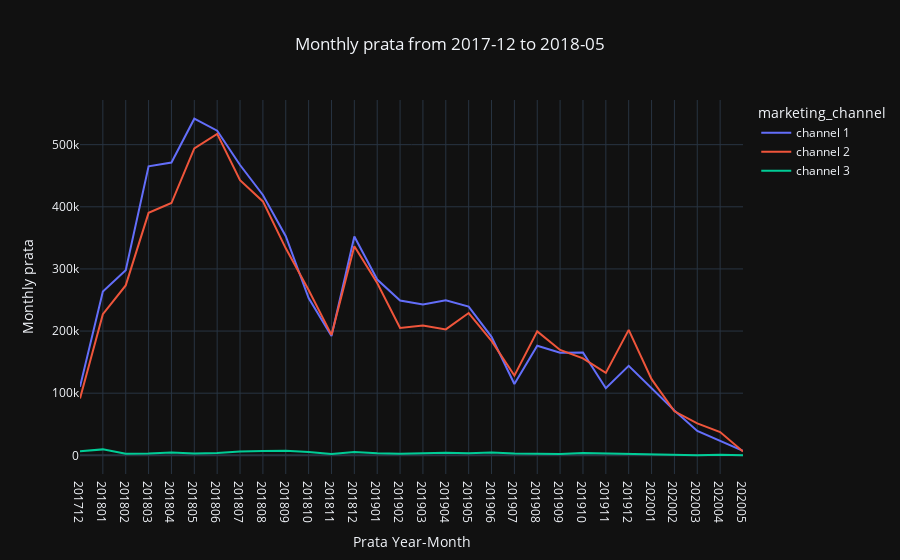

Notebook code cell kept with this figure:
### Code cell
line_fig = px.line(df_total_prata_mkt, 
                   x = 'dt_reg_YearMonth', 
                   y = 'prata_spent', 
                   color='marketing_channel',
                   title = "Monthly prata from 2017-12 to 2018-05", 
                   template = 'plotly_dark')

line_fig.update_layout(title_x=0.5, 
                       showlegend=True, 
                       xaxis={"type": "category"}, 
                       xaxis_title="Prata Year-Month", 
                       yaxis_title="Monthly prata"
                      )

line_fig.show(config={'displaylogo': False})

# We also need to find which customers were supposed to buy at this end and 
#didnt buy and imrovements that we can do on a high level

### Figure 1 — Plotly figure (JSON) as saved in the notebook; plotly's stock layout.template omitted (floating-point values rounded to 4 significant figures)
{"data": [{"hovertemplate": "marketing_channel=channel 1<br>dt_reg_YearMonth=%{x}<br>prata_spent=%{y}<extra></extra>", "legendgroup": "channel 1", "line": {"color": "#636efa", "dash": "solid"}, "marker": {"symbol": "circle"}, "mode": "lines", "name": "channel 1", "orientation": "v", "showlegend": true, "type": "scatter", "x": [201712, 201801, 201802, 201803, 201804, 201805, 201806, 201807, 201808, 201809, 201810, 201811, 201812, 201901, 201902, 201903, 201904, 201905, 201906, 201907, 201908, 201909, 201910, 201911, 201912, 202001, 202002, 202003, 202004, 202005], "xaxis": "x", "y": [110400.0, 263500.0, 297945, 465200.0, 471300.0, 541800.0, 522500.0, 467200.0, 419000.0, 352600.0, 253100.0, 192100.0, 352300.0, 282900.0, 249000.0, 242800.0, 249600.0, 239400.0, 190800.0, 114800.0, 176300.0, 165000.0, 165600.0, 108000.0, 143900.0, 107800.0, 72090.0, 39230.0, 23650.0, 7349.0], "yaxis": "y"}, {"hovertemplate": "marketing_channel=channel 2<br>dt_reg_YearMonth=%{x}<br>prata_spent=%{y}<extra></extra>", "legendgroup": "channel 2", "line": {"color": "#EF553B", "dash": "solid"}, "marker": {"symbol": "circle"}, "mode": "lines", "name": "channel 2", "orientation": "v", "showlegend": true, "type": "scatter", "x": [201712, 201801, 201802, 201803, 201804, 201805, 201806, 201807, 201808, 201809, 201810, 201811, 201812, 201901, 201902, 201903, 201904, 201905, 201906, 201907, 201908, 201909, 201910, 201911, 201912, 202001, 202002, 202003, 202004, 202005], "xaxis": "x", "y": [91280.0, 227100.0, 273500.0, 390300.0, 406100.0, 494000.0, 517400.0, 442800.0, 408700.0, 333100.0, 266000.0, 193900.0, 336600.0, 277400.0, 205000.0, 209000.0, 202700.0, 229000.0, 184100.0, 128300.0, 199500.0, 169600.0, 156100.0, 132600.0, 201900.0, 122600.0, 70850.0, 51320.0, 37360.0, 5976.0], "yaxis": "y"}, {"hovertemplate": "marketing_channel=channel 3<br>dt_reg_YearMonth=%{x}<br>prata_spent=%{y}<extra></extra>", "legendgroup": "channel 3", "line": {"color": "#00cc96", "dash": "solid"}, "marker": {"symbol": "circle"}, "mode": "lines", "name": "channel 3", "orientation": "v", "showlegend": true, "type": "scatter", "x": [201712, 201801, 201802, 201803, 201804, 201805, 201806, 201807, 201808, 201809, 201810, 201811, 201812, 201901, 201902, 201903, 201904, 201905, 201906, 201907, 201908, 201909, 201910, 201911, 201912, 202001, 202002, 202003, 202004, 202005], "xaxis": "x", "y": [6546.0, 9568.0, 2593.0, 2756.0, 4412.0, 3032.0, 3550.0, 6002.0, 7051.0, 7529.0, 5221.0, 2256.0, 5429.0, 3296.0, 2550.0, 3391.0, 4111.0, 3409.0, 4593.0, 2878.0, 2061.0, 2051.0, 3546.0, 2858.0, 2684.0, 1451.0, 1747.0, 37.83, 1021.0, 49.26], "yaxis": "y"}], "layout": {"legend": {"title": {"text": "marketing_channel"}, "tracegroupgap": 0}, "showlegend": true, "title": {"text": "Monthly prata from 2017-12 to 2018-05", "x": 0.5}, "xaxis": {"anchor": "y", "domain": [0, 1], "title": {"text": "Prata Year-Month"}, "type": "category"}, "yaxis": {"anchor": "x", "domain": [0, 1], "title": {"text": "Monthly prata"}}}}
